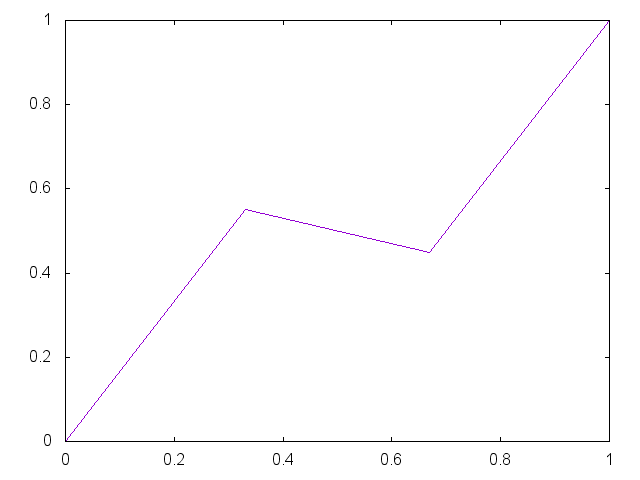

This chart was generated by the following gnuplot code:


set term png

set output "generate/static/generate/unique-0.55-0.45.png"
plot '-' smooth unique notitle
0 0
0.33 0.55
0.67 0.45 
1 1
e

reset;
